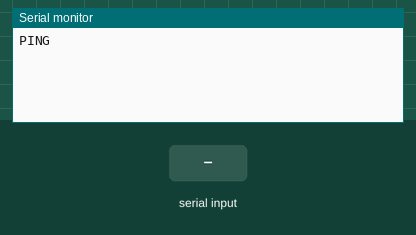
Recording of a sketch running on a simulated Arduino Uno, built with avr-gcc and run on an emulated ATmega328P. On the bench: the last lines printed to the serial monitor. The inputs (shaded band) are chosen by the test bench.

Above: at 1.0 s.
1.1 s: "PONG\n" received over Serial
At 2.9 s:
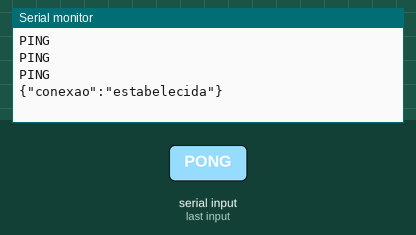
3.5 s: "1\n" received over Serial
At 4.1 s:
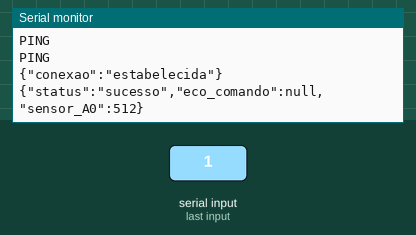

The sketch:

Arduino_e_Python_e_JSON.ino
```cpp
#include <ArduinoJson.h>

bool conectado = false;

void setup() {
  Serial.begin(38400); // Mesma velocidade para USB ou Bluetooth
  while (!Serial) { continue; } // Aguarda inicialização

  // Executa o Handshake antes de iniciar o loop principal
  realizarHandshake();
}

void loop() {
  // Verifica se há dados vindos do Python
  if (Serial.available() > 0) {
    String dadosRecebidos = Serial.readStringUntil('\n');
    dadosRecebidos.trim();

    // Aloca memória para deserializar o JSON recebido
    StaticJsonDocument<200> docRecebido;
    DeserializationError erro = deserializeJson(docRecebido, dadosRecebidos);

    if (!erro) {
      // 1. Lendo os dados enviados pelo Python
      const char* comando = docRecebido["comando"];
      int valorLed = docRecebido["led"];

      // Exemplo de ação baseada no JSON do Python
      if (valorLed == 1) {
        pinMode(LED_BUILTIN, OUTPUT);
        digitalWrite(LED_BUILTIN, HIGH);
      } else {
        digitalWrite(LED_BUILTIN, LOW);
      }

      // 2. Criando a Resposta em JSON para o Python
      StaticJsonDocument<200> docResposta;
      docResposta["status"] = "sucesso";
      docResposta["eco_comando"] = comando;
      // Simulando a leitura de um sensor analógico (A0)
      docResposta["sensor_A0"] = analogRead(A0);

      // Envia o JSON de volta pela serial terminando com \n
      serializeJson(docResposta, Serial);
      Serial.println();
    }
  }
}

void realizarHandshake() {
  while (!conectado) {
    Serial.println("PING"); // Avisa o Python que está pronto

    if (Serial.available() > 0) {
      String resposta = Serial.readStringUntil('\n');
      resposta.trim();

      if (resposta == "PONG") {
        conectado = true; // Handshake bem-sucedido!

        // Envia uma confirmação em JSON
        StaticJsonDocument<100> docConfirma;
        docConfirma["conexao"] = "estabelecida";
        serializeJson(docConfirma, Serial);
        Serial.println();
      }
    }
    delay(1000); // Aguarda antes de tentar o PING novamente
  }
}
```

Measured:
- after the input at 1.1 s, the serial monitor: prints a new line after 0.90 s (image 1)
- after the input at 3.5 s, the serial monitor: prints a new line at once (image 2)
